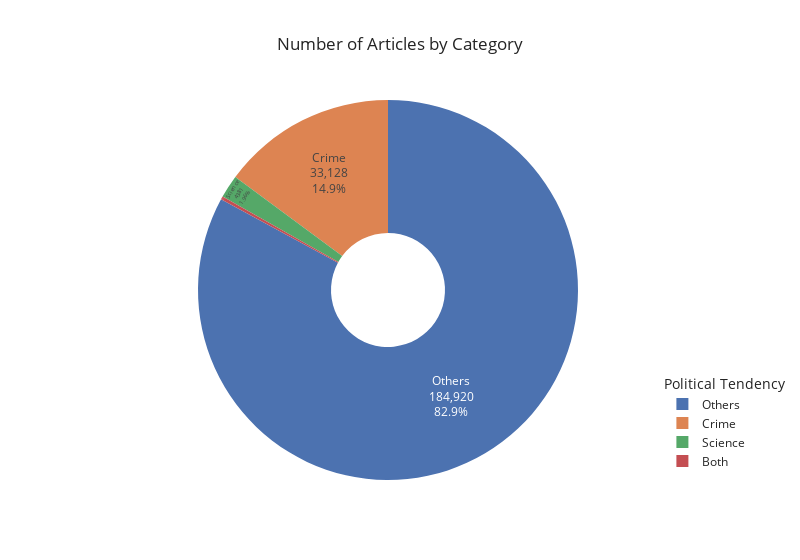

The cell this chart's notebook holds for it:
### Code cell
graph_category(df_all, "pie")

### Figure 1 — Plotly figure (JSON) as saved in the notebook; plotly's stock layout.template omitted (floating-point values rounded to 4 significant figures)
{"data": [{"domain": {"x": [0, 1], "y": [0, 1]}, "hole": 0.3, "hovertemplate": "category=%{label}<br>count=%{value}<extra></extra>", "labels": ["Others", "Crime", "Science", "Both"], "legendgroup": "", "name": "", "showlegend": true, "textinfo": "percent+label+value", "textposition": "inside", "type": "pie", "values": [184920, 33128, 4381, 583]}], "layout": {"legend": {"title": {"text": "Political Tendency"}, "tracegroupgap": 0, "x": 1.15, "xanchor": "right", "y": 0.01, "yanchor": "bottom"}, "title": {"text": "Number of Articles by Category"}, "width": 800}}
